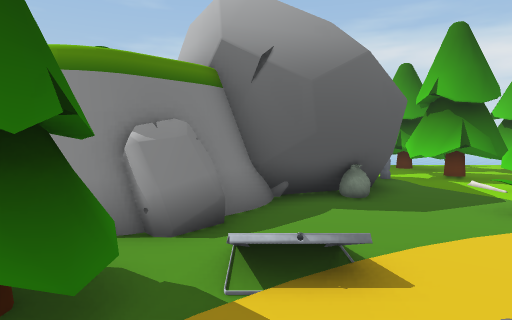
View 1 (above)

24 first-person views from a walk through a scene from a Unity 3-D project. The camera is 1.2 m above the floor, tilts 4° down and sees 75° across. The floor is counted in squares, 1 m on a side. Each view is taken from the middle of a square. On the plan, view 1 faces up. The plan holds only what a view shows up to about 14 squares ahead; the rest is blank. The place goes on beyond the plan. The player character is not drawn. Some surface patterns are stand-ins.

View 2
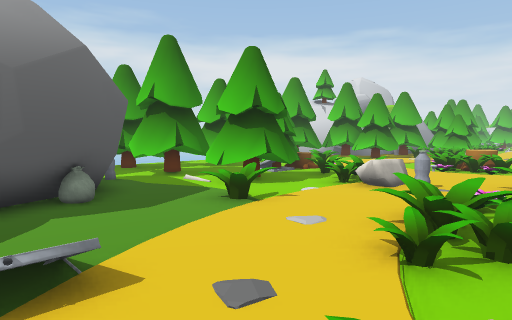

View 3
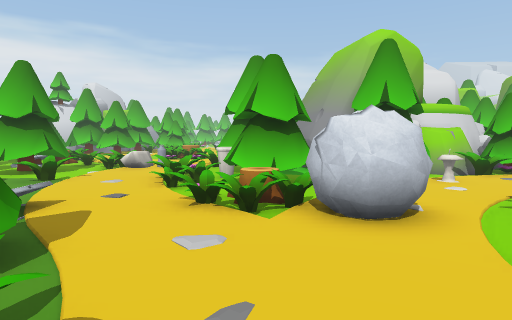

View 4
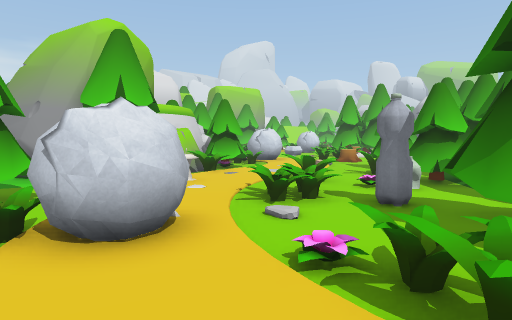

View 5
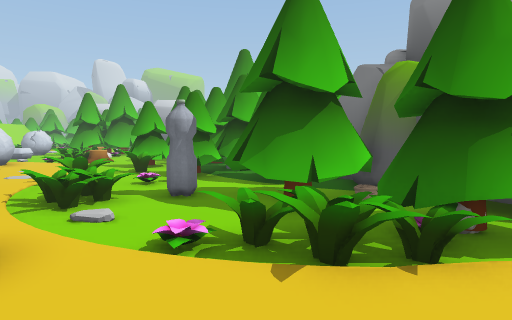

View 6
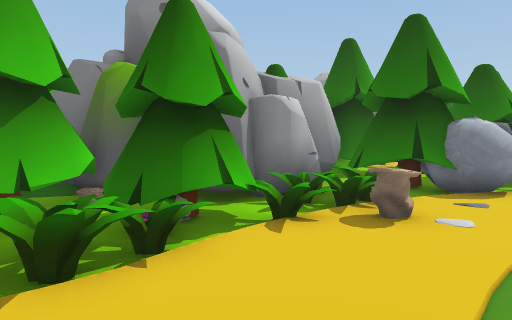

View 7
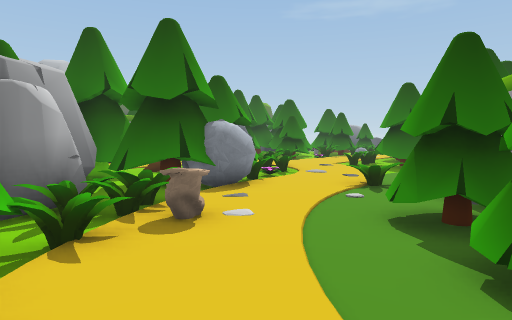

View 8
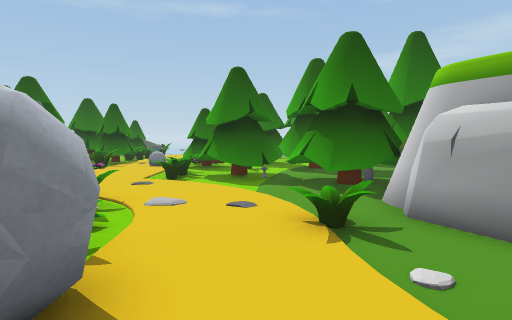

View 9
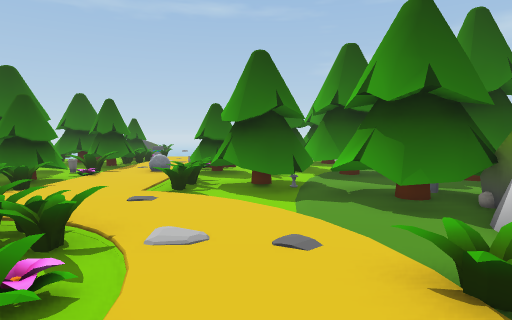

View 10
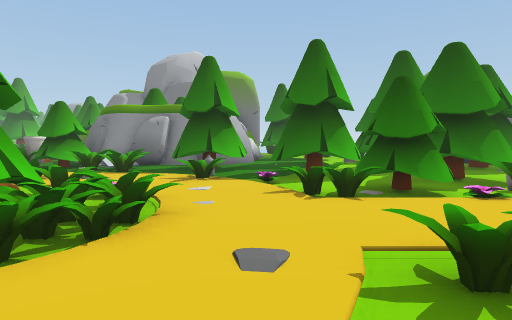

View 11
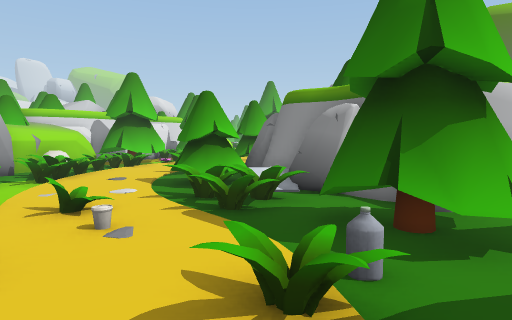

View 12
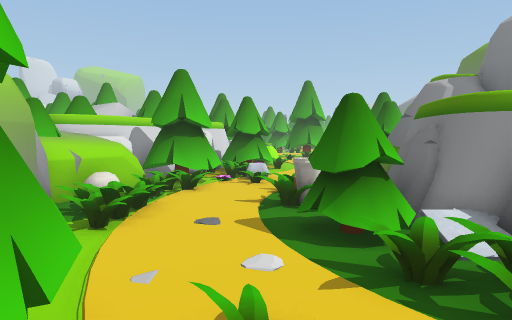

View 13
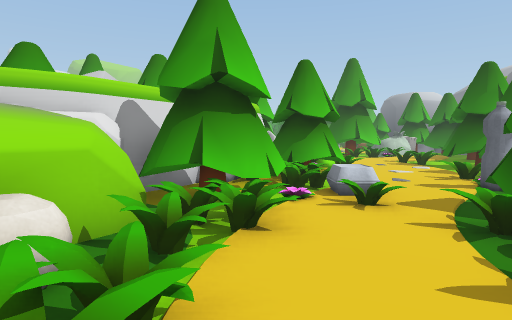

View 14
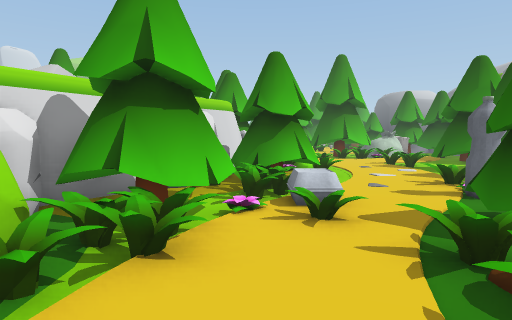

View 15
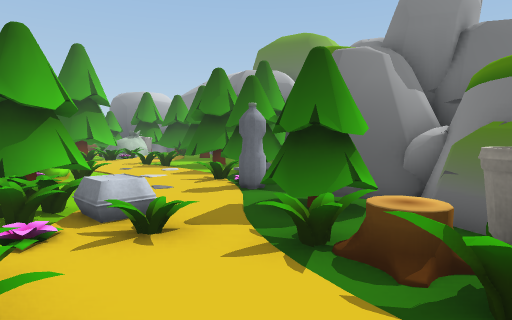

View 16
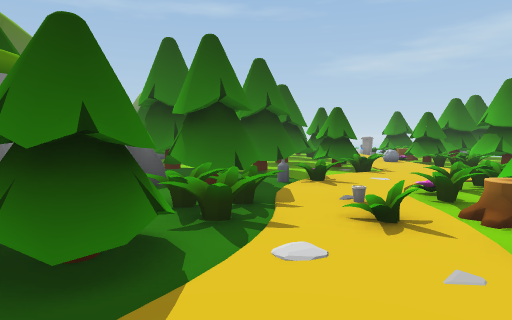

View 17
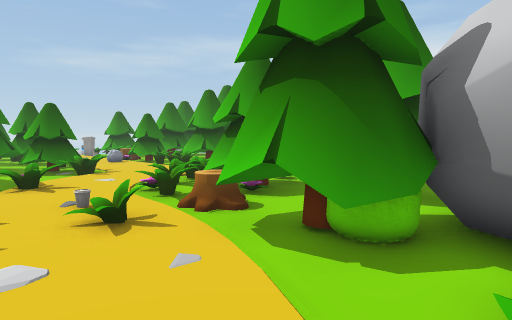

View 18
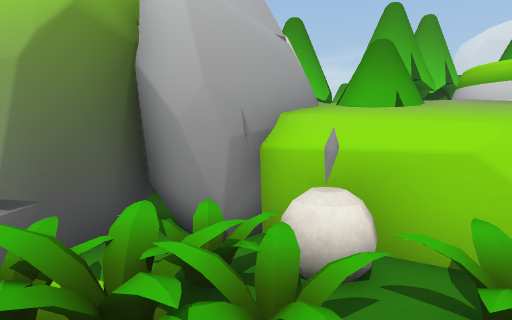

View 19
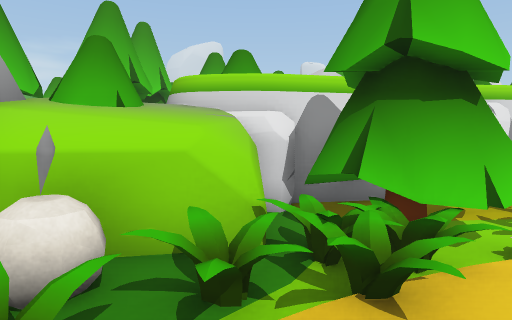

View 20
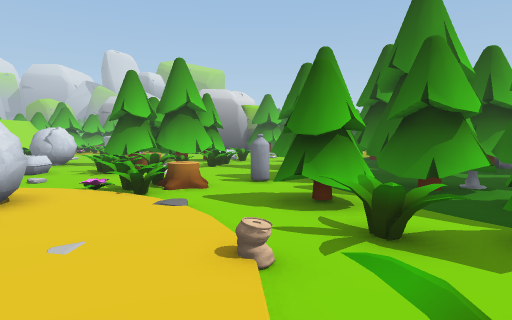

View 21
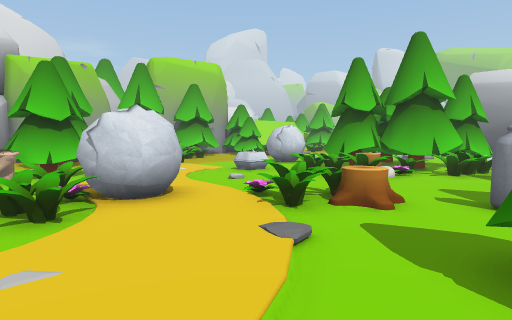

View 22
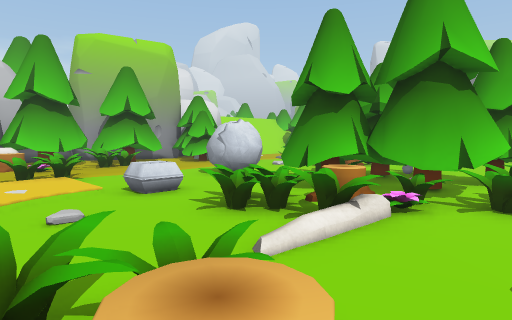

View 23
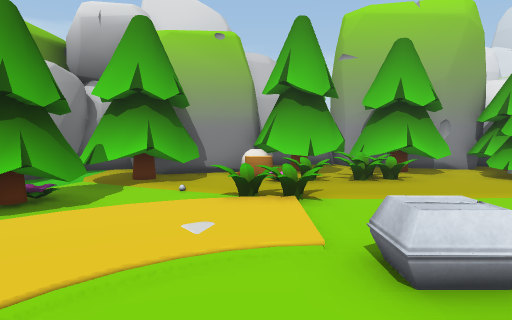

View 24
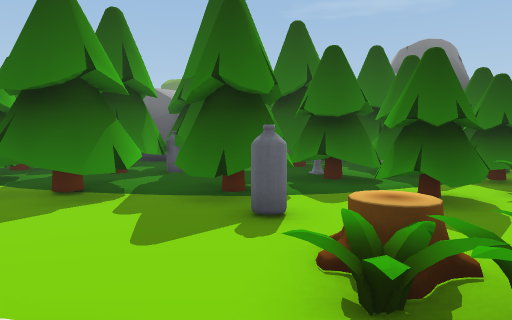

### Floor plan
Key: @ floor where view 1 was taken; # wall or solid block; . main floor; : floor 0.25 m higher than the main floor; + floor 0.5 m higher than the main floor; / step, stairs or slope; O other object.
Columns run from 25 left of view 1 to 22 right of it. Each row starts with its distance up from view 1.
  9     OOOO OOOO                ..OO  OO
  8      ..OOO                 OO..OO  OO
  7    OOOO  .  O            #OOO..OOO O.
  6 O   OO. OOOOOO          ##O.....OO.O
  5 O..O.O OOOOOO##        ##.....O../OO    O
  4 OO....OOO.....##      ###........OO...OOO
  3 OOO..../......##       OOO.......O.....O
  2 OOOO.........OO. OOOO  OO.............O/O
  1 OOOO.O...........OOOO OO..../OOOO.OO.
  0   OO.O..OOO.......... ...@:O.OOOOO
 -1  OO.....OOOOOO.........../OOOO  OO
 -2  OOO.../OOOO OO..O.......O OOO
 -3 OOO.//.OOOOO #OOOOOOOO..OO     .OOOO
 -4 O.OOO/../O . OO.#OOOO+OO.O..  OOO  O
 -5  .OOO../.O OO######OOO.../...OOO  OO
 -6   OOO.O.O.OOO###  #OOOO../O.. O  O
 -7 ###O.OO...OO##    ##OOOOOOOO....#O
 -8   ###OO....O##     #O O.O.O.../O#OO
 -9    ##:OO....##     #   ..OOO... ##O
-10     ##OO...O##     # OO.O......OO##         OO
-11     ##O....O/#        OOOO../...OO
-12     ##OOO..OO#O    O  OOOOO...../O   OO   ###
-13    ####O...OOOO   OOO O  .OO.....OOO .OO   ###
-14   ###O.O...OOOOO  OOO OOO.OO....OOO. .OOOOO ##
-15 ####OOO/..OOOOO       .OOOOO.....O....OO.OOO#
-16   ## OO.:.OOO###O  OOOOOOO....OOO.......OOO##
-17    #....OOOOO##OO  OOOO OOO...OO.......O....#
-18     OO..OOO O  O    O OOOOOOO..O......./..OO###
-19     O....O.O#      OO OOO OO...//O..O..OOOOOOO#
-20  OO....OOO         OO OOO.O..../OOO.O.....OOO ##
-21  OOO...OOO#    O  OOOOOO.OOO.../O:O.......OOO O#
-22   O.../   #  OOO  O  OOO  OO..OO:OO.......OOOOOO
-23 OOO....OO##            O  OO OOOOOOOOOO....OO O
-24 OOO....OO              OO..  .O  O  OO ....OO O
-25  O  ...O                OO    OOOOOOO.   OOOOO

Where each view was taken, in squares from view 1:
view 1: 0 up, 0 right, facing up
view 2: 0 up, 0 right, facing up-right
view 3: 1 down, 5 left, facing right
view 4: 1 down, 4 left, facing down-right
view 5: 0 up, 3 left, facing down
view 6: 0 up, 3 left, facing down-left
view 7: 1 down, 3 left, facing left
view 8: 2 down, 9 left, facing up-left
view 9: 1 down, 11 left, facing up-left
view 10: 4 up, 15 left, facing down-left
view 11: 1 down, 20 left, facing down
view 12: 4 down, 17 left, facing down
view 13: 10 down, 15 left, facing down
view 14: 11 down, 16 left, facing down
view 15: 12 down, 15 left, facing down-left
view 16: 11 down, 15 left, facing up-left
view 17: 11 down, 15 left, facing up
view 18: 12 down, 16 left, facing right
view 19: 12 down, 16 left, facing down-right
view 20: 8 down, 3 right, facing down
view 21: 11 down, 2 right, facing down-right
view 22: 16 down, 4 right, facing down-right
view 23: 18 down, 8 right, facing right
view 24: 18 down, 8 right, facing left
